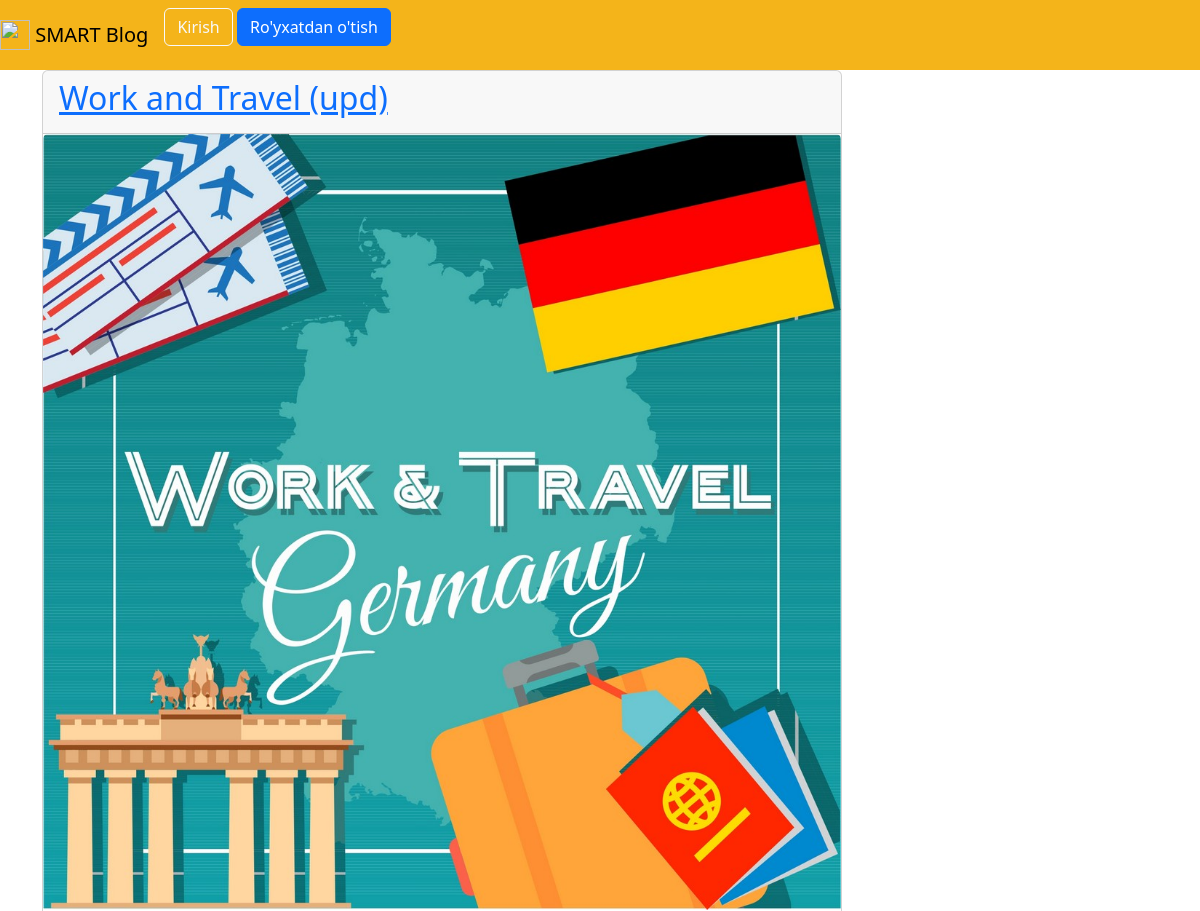
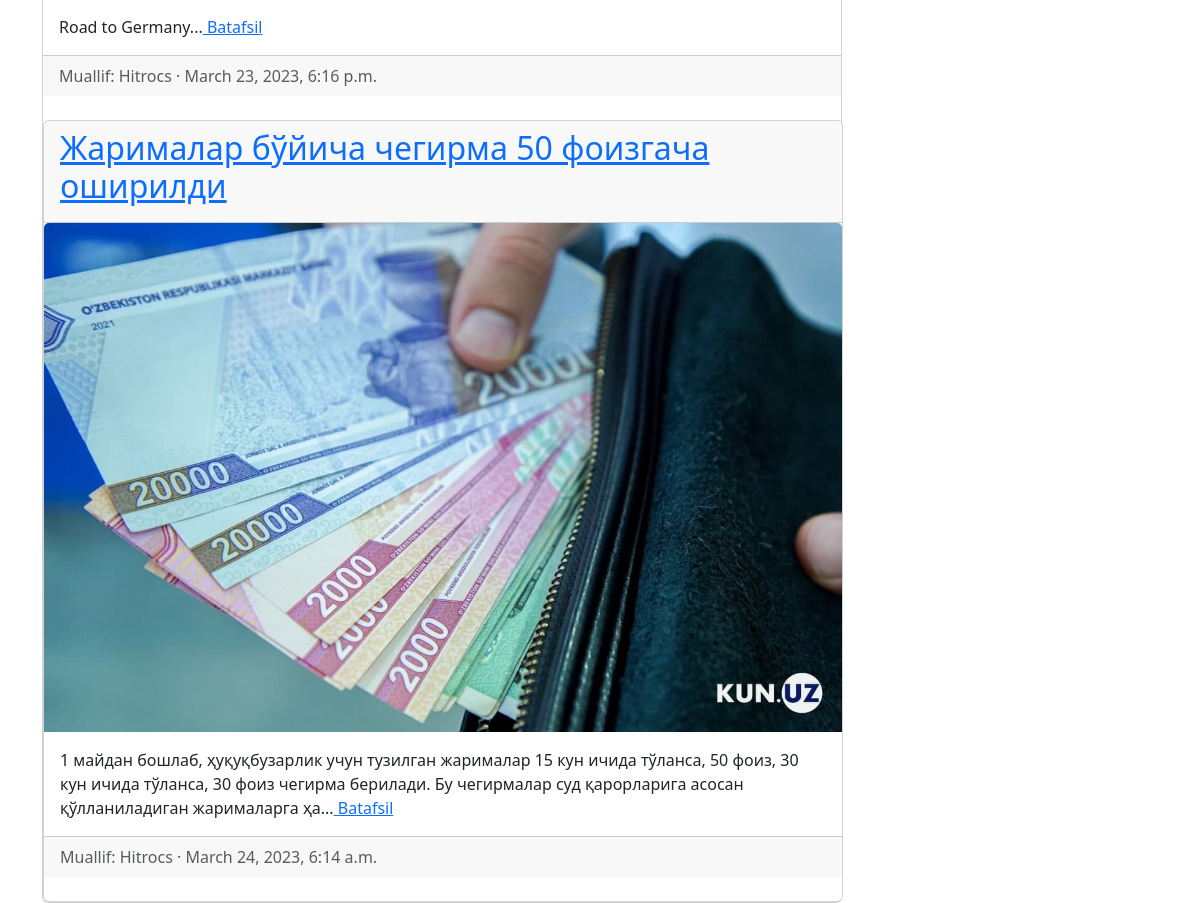
The app's page /articles/ with its own data (2 pictures, top to bottom).
### articles/models.py (models this page shows, shortened)
class Article(models.Model):
    title = models.CharField(max_length=200)
    summary = models.CharField(max_length=200, blank=True)
    body = RichTextField()
    photo = models.ImageField(upload_to='images/', blank=True)
    date = models.DateTimeField(auto_now_add=True)
    author = models.ForeignKey(
        get_user_model(),
        on_delete=models.CASCADE,
    )

### accounts/models.py (models this page shows)
class CustomUser(AbstractUser):
    age = models.PositiveIntegerField(null=True, blank=True)

### articles/views.py (the view)
# urls.py: path('', ArticleListView.as_view(), name='article_list')
class ArticleListView(ListView):
    model = Article
    template_name = 'article_list.html'

### templates/article_list.html (shortened to what this page needs)
{% extends 'base.html' %}
{% block content %}
    {% for article in object_list %}
        <div class="card" style="width: 50rem;">
            <div class="card-header">
                <span class="font-weight-bold"><a href="{% url 'article_detail' article.pk  %}"><h2>{{ article.title }}</h2></a></span>
            </div>
            {% if article.photo %}
                <img class="card-img-top" src="{{ article.photo.url }}" alt="{{ article.title }}">
            {%  endif %}
            <div class="card-body">
                {{ article.summary }}...<a href="{% url 'article_detail' article.pk  %}">  Batafsil</a>
            </div>
            <div class="card-footer text-left text-muted">
                <span class="text-muted">Muallif: {{ article.author | title }} &middot; {{ article.date }}</span>
            </div>
        <br />
    {% endfor %}
    </div>
{% endblock content %}

### templates/base.html (shortened to what this page needs)
{% load static %}
<!DOCTYPE html>
<html lang="en">
<head>
    <link rel="stylesheet" href="https://cdn.jsdelivr.net/npm/bootstrap@5.3.0-alpha1/dist/css/bootstrap.min.css">
</head>
<body>
<nav class="navbar navbar-expand-lg navbar-light" style="background-color: #F4B41A;">
    <a class="navbar-brand" href="{% url 'home1' %}">
        <img src="/static/assets/img/logo.png" width="30" height="30" class="d-inline-block align-top" alt="">
        SMART Blog
    </a>
    <div class="collapse navbar-collapse" id="navbarSupportedContent">
        {% if user.is_authenticated %}
        <ul class="navbar-nav ml-auto">
            <li class="nav-item">
                <div class="dropdown">
                    <button class="btn btn-secondary dropdown-toggle" type="button" data-bs-toggle="dropdown"
                            aria-expanded="false">
                        {{ user.username | title }}
                    </button>
                    <ul class="dropdown-menu">
                        <li><a class="dropdown-item" href="{% url 'article_create' %}">Create article</a></li>
                        <li>
                            <hr class="dropdown-divider">
                        </li>
                        <li><a class="dropdown-item" href="{% url 'password_change' %}">Change password</a></li>
                        <li>
                            <hr class="dropdown-divider">
                        </li>
                        <li><a class="dropdown-item" href="{% url 'logout' %}">Logout</a></li>
                    </ul>
                </div>
            </li>
        </ul>
        {% else %}
        <form class="form-inline ml-auto">
            <a href="{% url 'login' %}" class="btn btn-outline-light">Kirish</a>
            <a href="{% url 'signup' %}" class="btn btn-primary ml-2">Ro'yxatdan o'tish</a>
        </form>
        {% endif %}
    </div>
</nav>
<main>
    <div class="container">
        {% block content %}
        {% endblock content %}
    </div>
</main>
</body>
</html>

### records on screen
Article: title "Work and Travel (upd)", photo (picture), summary "Road to Germany", author "Hitrocs", date "March 23, 2023, 6:16 p.m."
Article: title "Жарималар бўйича чегирма 50 фоизгача оширилди", photo (picture), summary "1 майдан бошлаб, ҳуқуқбузарлик учун тузилган жарималар 15 кун ичида тўланса, 50 фоиз, 30 кун ичида тўланса, 30 фоиз чегирма берилади. Бу чегирмалар суд қарорларига асосан қўлланиладиган жарималарга ҳа", author "Hitrocs", date "March 24, 2023, 6:14 a.m."
